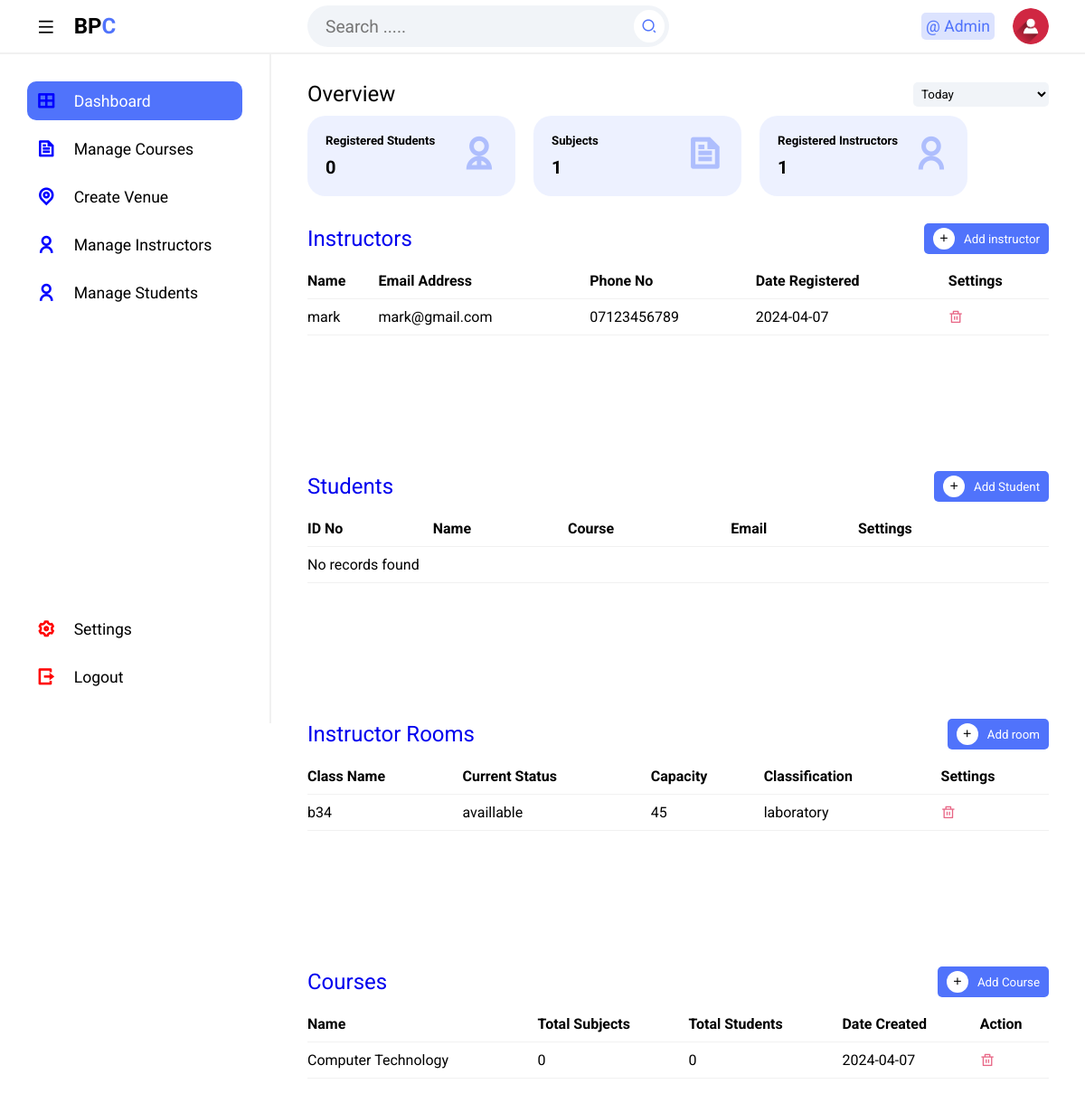
Page /home (signed in) on the committed database.
### tables this page shows
CREATE TABLE `tblinstructor` (
  `Id` int(10) NOT NULL,
  `firstName` varchar(255) NOT NULL,
  `lastName` varchar(255) NOT NULL,
  `emailAddress` varchar(255) NOT NULL,
  `password` varchar(255) NOT NULL,
  `phoneNo` varchar(50) NOT NULL,
  `departmentCode` varchar(50) NOT NULL,
  `dateCreated` varchar(50) NOT NULL
);

CREATE TABLE `tblvenue` (
  `Id` int(10) NOT NULL,
  `className` varchar(50) NOT NULL,
  `departmentCode` varchar(50) NOT NULL,
  `currentStatus` varchar(50) NOT NULL,
  `capacity` int(10) NOT NULL,
  `classification` varchar(50) NOT NULL,
  `dateCreated` date NOT NULL
);

CREATE TABLE `tblcourse` (
  `Id` int(50) NOT NULL,
  `name` varchar(50) NOT NULL,
  `departmentID` int(50) NOT NULL,
  `dateCreated` date NOT NULL,
  `courseCode` varchar(50) NOT NULL
);

### resources/pages/administrator/home.php (the view, shortened to what this page needs)
<!DOCTYPE html>
<html lang="en">
<head>
    <link rel="stylesheet" href="resources/assets/css/styles.css">
    <link href="https://cdnjs.cloudflare.com/ajax/libs/remixicon/4.2.0/remixicon.css" rel="stylesheet">
</head>
<body>
    <?php include 'includes/topbar.php'; ?>
    <section class="main">
        <?php include 'includes/sidebar.php'; ?>
        <div class="main--content">
            <div class="overview">
                <div class="title">
                    <h2 class="section--title">Overview</h2>
                    <select name="date" id="date" class="dropdown">
                        <option value="today">Today</option>
                    </select>
                </div>
                <div class="cards">
                    <div class="card card-1">
                        <div class="card--data">
                            <div class="card--content">
                                <h5 class="card--title">Registered Students</h5>
                                <h1><?php total_rows('tblstudents') ?></h1>
                            </div>
                            <i class="ri-user-2-line card--icon--lg"></i>
                        </div>
                    </div>
                    <div class="card card-1">
                        <div class="card--data">
                            <div class="card--content">
                                <h5 class="card--title">Subjects</h5>
                                <h1><?php total_rows("tblsubject") ?></h1>
                            </div>
                            <i class="ri-file-text-line card--icon--lg"></i>
                        </div>
                    </div>
                    <div class="card card-1">
                        <div class="card--data">
                            <div class="card--content">
                                <h5 class="card--title">Registered Instructors</h5>
                                <h1><?php total_rows('tblinstructor') ?></h1>
                            </div>
                            <i class="ri-user-line card--icon--lg"></i>
                        </div>
                    </div>
                </div>
            </div>
            <div class="table-container">
                <a href="manage-instructor" style="text-decoration:none;">
                    <div class="title">
                        <h2 class="section--title">Instructors</h2>
                        <button class="add"><i class="ri-add-line"></i>Add instructor</button>
                    </div>
                </a>
                <div class="table">
                    <table>
                        <thead>
                            <tr>
                                <th>Name</th>
                                <th>Email Address</th>
                                <th>Phone No</th>
                                <th>Date Registered</th>
                                <th>Settings</th>
                            </tr>
                        </thead>
                        <tbody>
                            <tr>
                            <?php
                            $sql = "SELECT * FROM tblinstructor";
                            $stmt = $pdo->query($sql);
                            $result = $stmt->fetchAll(PDO::FETCH_ASSOC);
                            if ($result) {
                                foreach ($result as $row) {
                                    echo "<tr id='rowinstructor{$row["Id"]}'>";
                                    echo "<td>" . $row["firstName"] . "</td>";
                                    echo "<td>" . $row["emailAddress"] . "</td>";
                                    echo "<td>" . $row["phoneNo"] . "</td>";
                                    echo "<td>" . $row["dateCreated"] . "</td>";
                                    echo "<td><span><i class='ri-delete-bin-line delete' data-id='{$row["Id"]}' data-name='instructor'></i></span></td>";
                                    echo "</tr>";
                                }
                            } else {
                                echo "<tr><td colspan='6'>No records found</td></tr>";
                            }
                            ?>
                        </tbody>
                    </table>
                </div>
            </div>
            <div class="table-container">
                <a href="manage-students" style="text-decoration:none;">
                    <div class="title">
                        <h2 class="section--title">Students</h2>
                        <button class="add"><i class="ri-add-line"></i>Add Student</button>
                    </div>
                </a>
                <div class="table">
                    <table>
                        <thead>
                            <tr>
                                <th>ID No</th>
                                <th>Name</th>
                                <th>Course</th>
                                <th>Email</th>
                                <th>Settings</th>
                            </tr>
                        </thead>
                        <tbody>
                            <?php
                            $sql = "SELECT * FROM tblstudents";
                            $stmt = $pdo->query($sql);
                            $result = $stmt->fetchAll(PDO::FETCH_ASSOC);
                            if ($result) {
                                foreach ($result as $row) {
                                    echo "<tr id='rowstudents{$row["Id"]}'>";
                                    echo "<td>" . $row["idNumber"] . "</td>";
                                    echo "<td>" . $row["firstName"] . "</td>";
                                    echo "<td>" . $row["courseCode"] . "</td>";
                                    echo "<td>" . $row["email"] . "</td>";
                                    echo "<td><span><i class='ri-delete-bin-line delete' data-id='{$row["Id"]}' data-name='students'></i></span></td>";
                                    echo "</tr>";
                                }
                            } else {
                                echo "<tr><td colspan='6'>No records found</td></tr>";
                            }
                            ?>
                        </tbody>
                    </table>
                </div>
            </div>
            <div class="table-container">
                <a href="create-venue" style="text-decoration:none;">
                    <div class="title">
                        <h2 class="section--title">Instructor Rooms</h2>
                        <button class="add"><i class="ri-add-line"></i>Add room</button>
                    </div>
                </a>
                <div class="table">
                    <table>
                        <thead>
                            <tr>
                                <th>Class Name</th>
                                <th>Current Status</th>
                                <th>Capacity</th>
                                <th>Classification</th>
                                <th>Settings</th>
                            </tr>
                        </thead>
                        <tbody>
                            <?php
                            $sql = "SELECT * FROM tblvenue";
                            $stmt = $pdo->query($sql);
                            $result = $stmt->fetchAll(PDO::FETCH_ASSOC);
                            if ($result) {
                                foreach ($result as $row) {
                                    echo "<tr id='rowvenue{$row["Id"]}'>";
                                    echo "<td>" . $row["className"] . "</td>";
                                    echo "<td>" . $row["currentStatus"] . "</td>";
                                    echo "<td>" . $row["capacity"] . "</td>";
                                    echo "<td>" . $row["classification"] . "</td>";
                                    echo "<td><span><i class='ri-delete-bin-line delete' data-id='{$row["Id"]}' data-name='venue'></i></span></td>";
                                    echo "</tr>";
                                }
                            } else {
                                echo "<tr><td colspan='6'>No records found</td></tr>";
                            } ?>
                        </tbody>
                    </table>
                </div>
            </div>
            <div class="table-container">
                <a href="manage-course" style="text-decoration:none;">
                    <div class="title">
                        <h2 class="section--title">Courses</h2>
                        <button class="add"><i class="ri-add-line"></i>Add Course</button>
                    </div>
                </a>
                <div class="table">
                    <table>
                        <thead>
                            <tr>
                                <th>Name</th>
                                <th>Total Subjects</th>
                                <th>Total Students</th>
                                <th>Date Created</th>
                                <th>Action</th>
                            </tr>
                        </thead>
                        <tbody>
                            <?php
                            $sql = "SELECT
                        c.name AS course_name,c.Id AS Id,
                        COUNT(u.ID) AS total_subjects,
                        COUNT(DISTINCT s.Id) AS total_students,
                        c.dateCreated AS date_created
                        FROM tblcourse c
                        LEFT JOIN tblsubject u ON c.ID = u.courseID
                        LEFT JOIN tblstudents s ON c.courseCode = s.courseCode
                        GROUP BY c.ID";
                            $stmt = $pdo->query($sql);
                            $result = $stmt->fetchAll(PDO::FETCH_ASSOC);
                            if ($result) {
                                foreach ($result as $row) {
                                    echo "<tr id='rowcourse{$row["Id"]}'>";
                                    echo "<td>" . $row["course_name"] . "</td>";
                                    echo "<td>" . $row["total_subjects"] . "</td>";
                                    echo "<td>" . $row["total_students"] . "</td>";
                                    echo "<td>" . $row["date_created"] . "</td>";
                                    echo "<td><span><i class='ri-delete-bin-line delete' data-id='{$row["Id"]}' data-name='course'></i></span></td>";
                                    echo "</tr>";
                                }
                            } else {
                                echo "<tr><td colspan='6'>No records found</td></tr>";
                            }
                            ?>
                        </tbody>
                    </table>
                </div>
            </div>
        </div>
    </section>
</body>
</html>

### rows in the picture
tblinstructor: firstName "mark", emailAddress "mark@gmail.com", phoneNo "07123456789", dateCreated "2024-04-07"
tblvenue: className "b34", currentStatus "availlable", capacity "45", classification "laboratory"
tblcourse: name "Computer Technology", total_subjects "0", total_students "0", dateCreated "2024-04-07"

### other values in the picture
$logged_in->name "Admin"
$total_rows "0 1 1"
